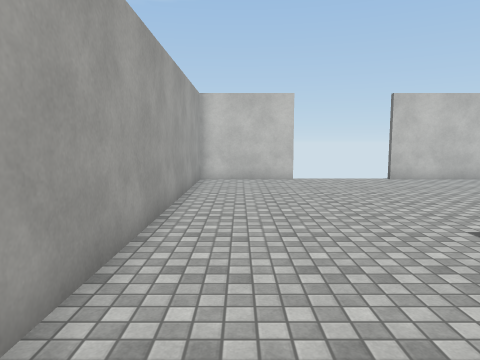
view 1 (above)

16 first-person views from a walk through a scene from a Unity 3-D project. The camera is 1.5 m above the floor, tilts 6° down and sees 70° across. The floor is counted in squares, 1 m on a side. Each view is taken from the middle of a square. On the plan, view 1 faces up. The plan holds only what a view shows up to about 16 squares ahead; the rest is blank. The player character is not drawn. Surface patterns are stand-ins for the level's own textures.

view 2
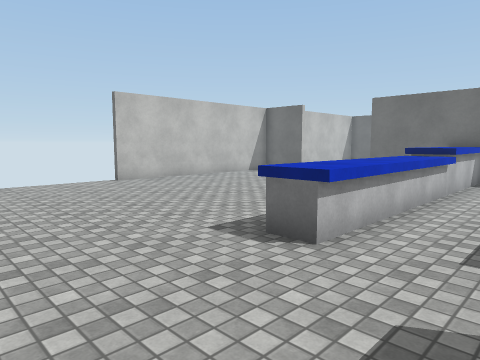

view 3
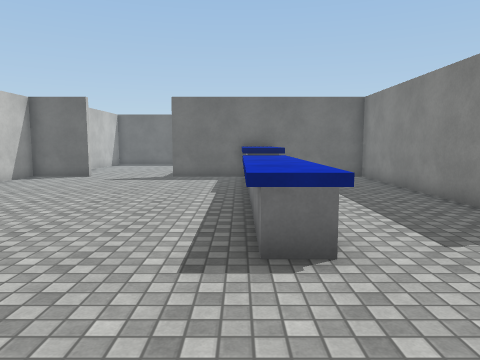

view 4
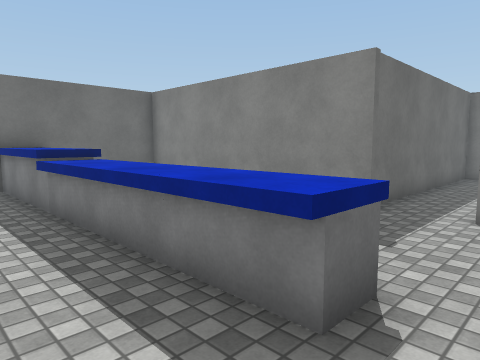

view 5
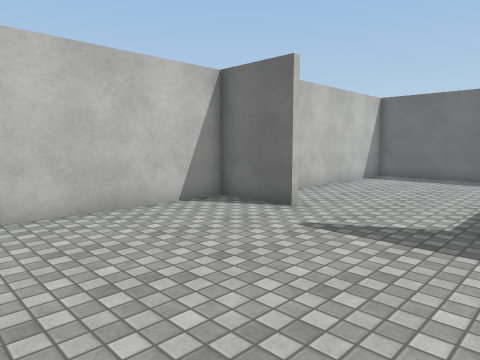

view 6
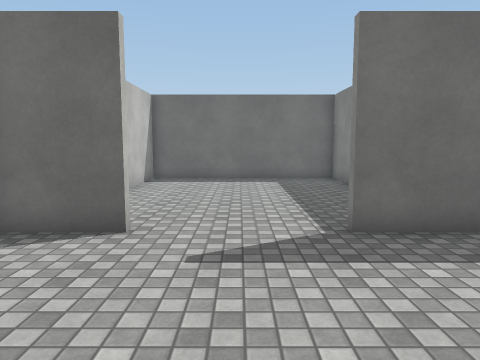

view 7
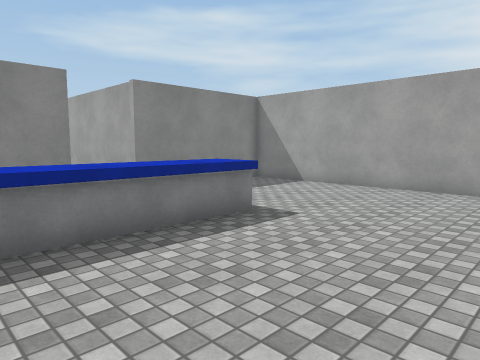

view 8
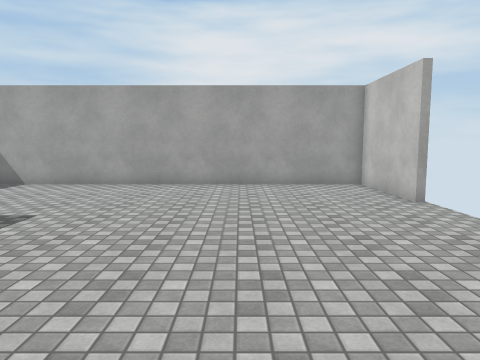

view 9
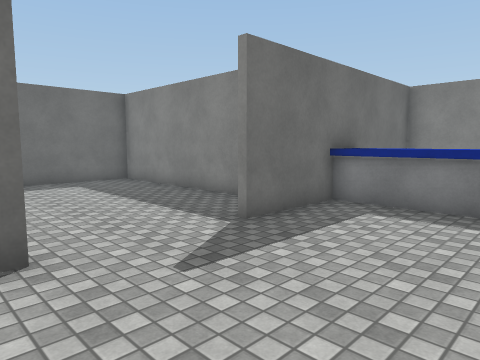

view 10
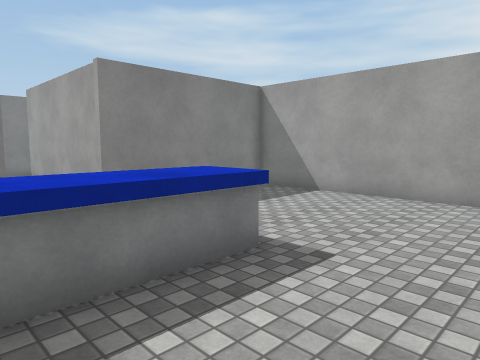

view 11
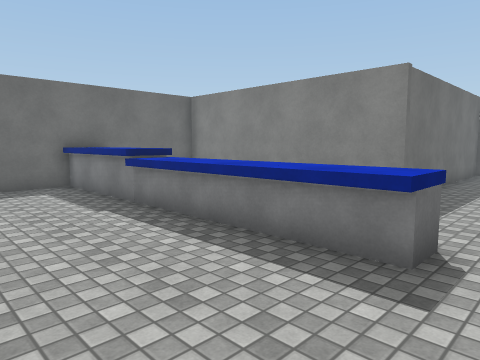

view 12
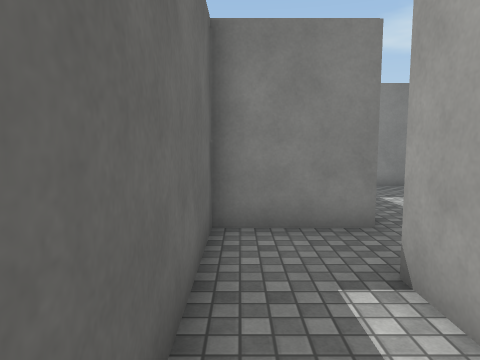

view 13
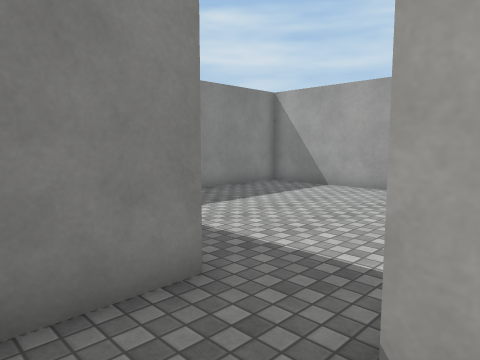

view 14
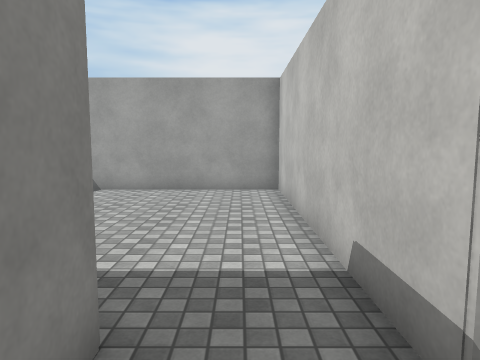

view 15
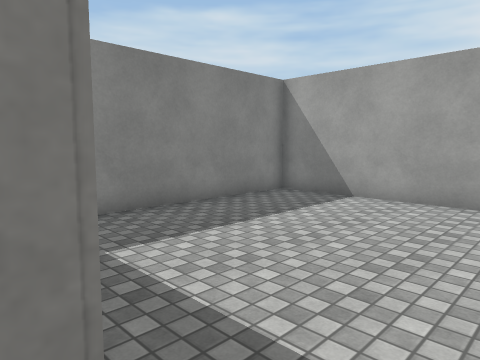

view 16
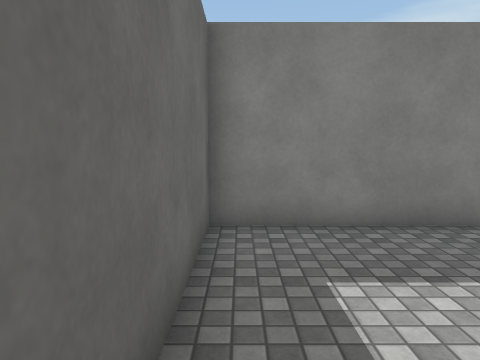

### Floor plan
Key: @ floor where view 1 was taken; # wall or solid block; x gap in a wall; . floor; ^ raised ledge; O other object.
Columns run from 5 left of view 1 to 25 right of it. Each row starts with its distance up from view 1.
 15    ####x    ##########
 14    #.................#  #######
 13    #.................#........#
 12    #.................#........#
 11    #..........................#
 10    #..........................#
  9    #..........................#
  8    #.................#........#
  7    #.................#........#
  6    #.................##########
  5    #......^^^^^^OOOOO#
  4    #......^^^^^^OO OO#
  3    #................ #
  2    #.............    #
  1    #..  ..........   #
  0    #.@   ............#
 -1    #######..##########
 -2          #..#
 -3          #..#
 -4          #..#
 -5          #..#
 -6          #..#
 -7          #..#
 -8 ##########..#
 -9 #...........#
-10 #........####
-11 #........#
-12 #........#
-13 #........#
-14 #........#
-15 #........#
-16 ##########

Where each view was taken, in squares from view 1:
view 1: 0 up, 0 right, facing up
view 2: 1 up, 0 right, facing up-right
view 3: 5 up, 0 right, facing right
view 4: 7 up, 3 right, facing down-right
view 5: 7 up, 9 right, facing up-right
view 6: 10 up, 10 right, facing right
view 7: 10 up, 10 right, facing down-left
view 8: 10 up, 11 right, facing left
view 9: 13 up, 11 right, facing down-right
view 10: 8 up, 8 right, facing down-left
view 11: 9 up, 3 right, facing down-right
view 12: 4 down, 6 right, facing down
view 13: 7 down, 6 right, facing down-left
view 14: 9 down, 6 right, facing left
view 15: 9 down, 4 right, facing down-left
view 16: 10 down, 3 right, facing down
